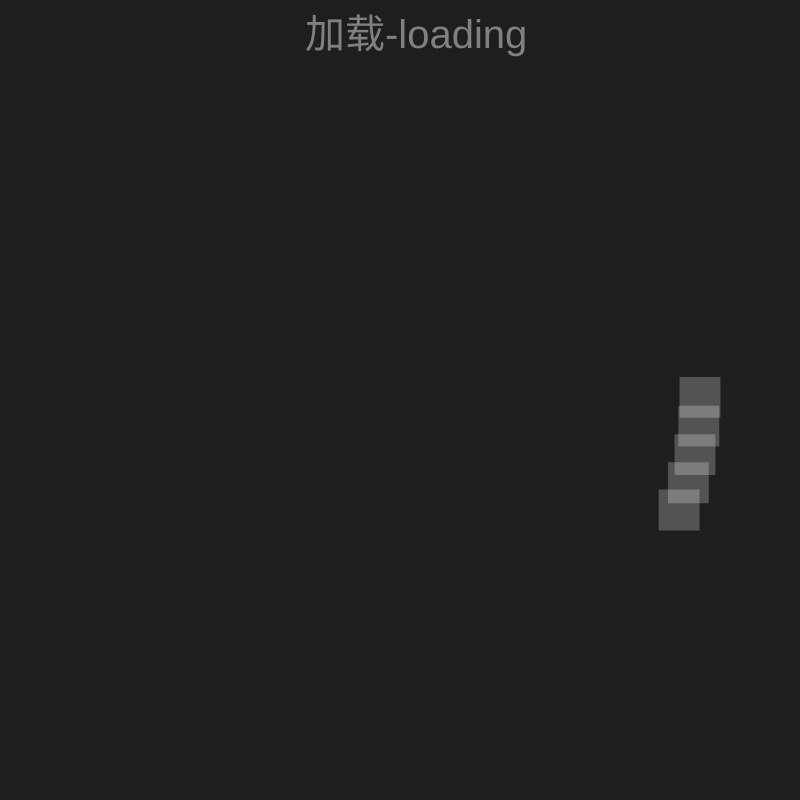
Frame 1 (no input)
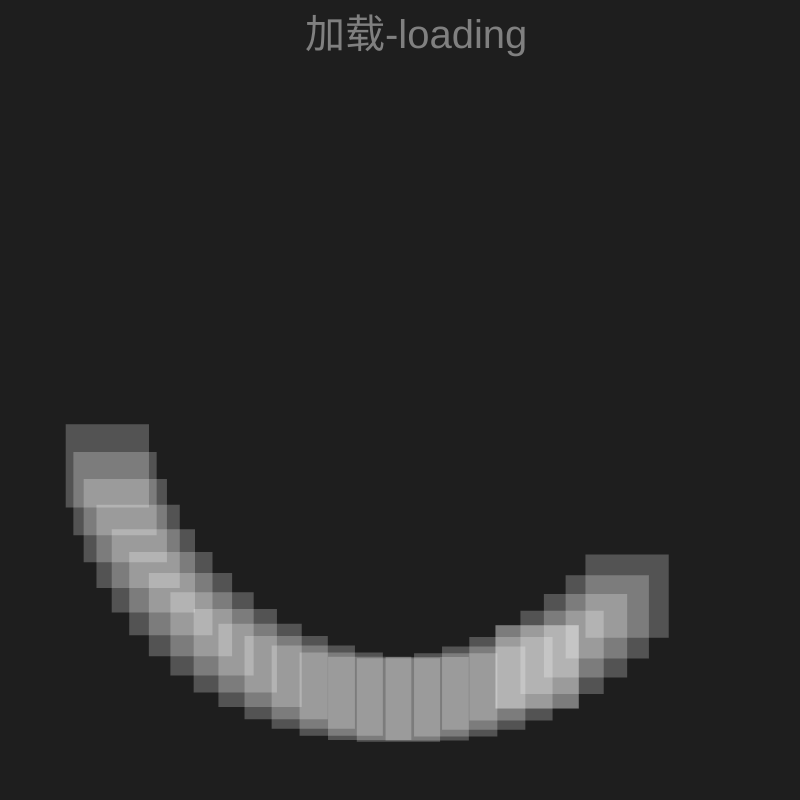
Frame 60 (no input)
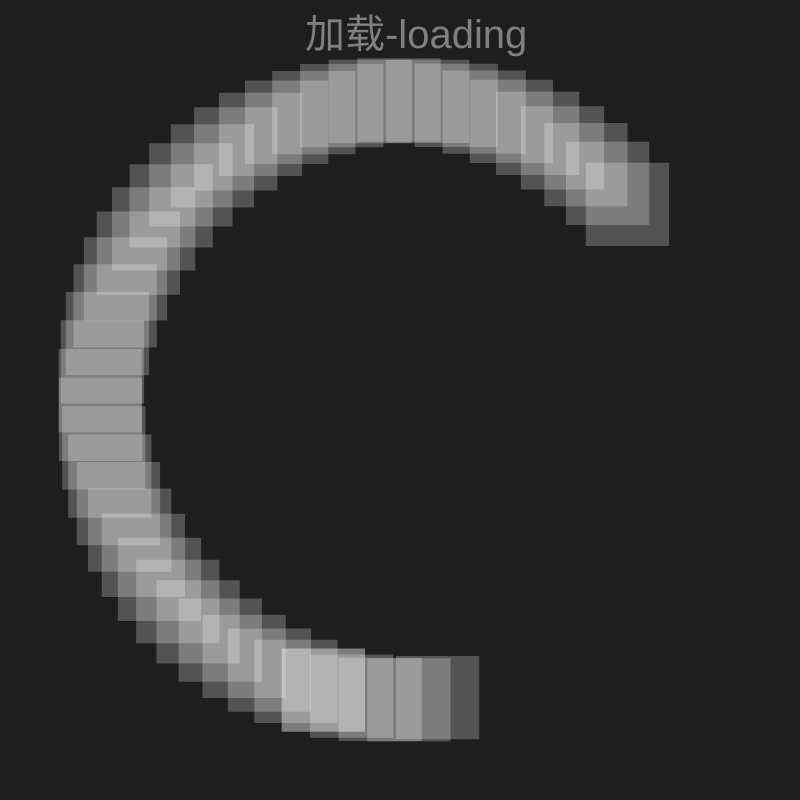
Frame 120 (the mouse pressed at the canvas centre since frame 60)

The p5.js sketch that drew these frames (run headless with seeded random() and noise() and a simulated clock; from frame 60 on, the mouse is pressed at the canvas centre):

// p5.js sketch
// ── sketch.js
let snake = [];
let segmentSize = 20;
let numSegments = 5;
let angle;
let r = 300;
let rate = 0.7;
let obo = false;
let cnv;
function setup() {
  cnv = createCanvas(800, 800);
  let cx = floor((windowWidth - cnv.width) / 2);
  let cy = floor((windowHeight - cnv.height) / 2);
  cnv.position(cx, cy);
  angleMode(DEGREES);
  //frameRate(35);
  makeSnake();
  rectMode(CENTER);

  angle = snake.length - 1 * 5.5;
}

function draw() {
  background(30);
  textSize(40);
  fill(128);
  if (obo) {
    text("无为-let it be", width / 2 - 95, 48);
  } else {
    text("加载-loading", width / 2 - 95, 48);
  }
  translate(width / 2, height / 2);

  if (r < 0) {
    r = 300;
    angle = 0;
    rate = 0.7;
    obo = false;
    makeSnake();
  }

  // Move the snake
  for (let i = 0; i < snake.length; i++) {
    // if(mouseX !=pmouseX || mouseY != pmouseY){

    //let head = snake[snake.length - 1];

    let x = cos(angle + i * 5.5) * r;
    let y = sin(angle + i * 5.5) * r;
    snake[i] = createVector(x, y);
    //snake[i] = snake[i + 1].copy();
    // }
  }

  // let head = snake[snake.length - 1];

  // head.x = cos(angle * 5.5) * r;
  // head.y = sin(angle * 5.5) * r;

  angle += rate;
  //print(angle)
  // Draw the snake

  // check collision
  if (snake[0].dist(snake[snake.length - 1]) < 50 && !obo) {
    print("collide");
    obo = true;
  }

  if (obo) {
    r = r - 1;
  }
  if (frameCount % 3 == 0) mouseReleased();
  //beginShape();
  noStroke();
  //noFill();
  fill(255, 60);
  //strokeWeight(40+ abs(sin(frameCount)))
  //stroke(255);
  for (let i = 0; i < snake.length; i++) {
    //strokeWeight(40 + 40 * abs(sin(frameCount)));
    let cs = 40 + 50 * abs(sin(frameCount));
    //ellipse(snake[i].x, snake[i].y, cs, cs);
    rect(snake[i].x, snake[i].y, cs, cs);
    //vertex(snake[i].x,snake[i].y)
  }
  //endShape();
}

function makeSnake() {
  snake = [];
  for (let i = 0; i < numSegments; i++) {
    x = cos(i * 6.5) * 300;
    y = sin(i * 6.5) * 300;
    snake.push(createVector(x, y));
  }
}

function mouseReleased() {
  // Update the head position with mouse click
  if (!obo) {
    snake.push(createVector(snake[4].x, snake[4].y));
    print("make new seg");
  }
}
